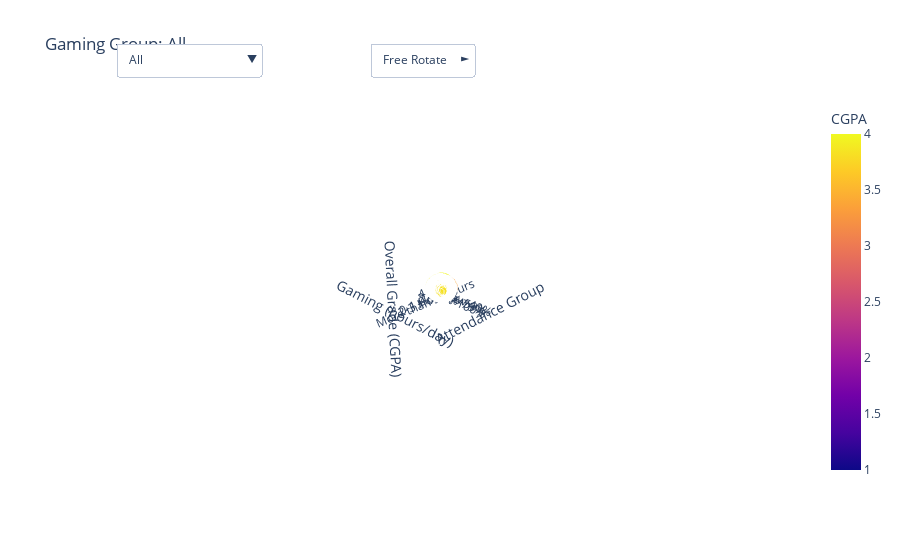

Notebook code for this chart:
### Markdown cell above
De bubble chart toont de relatie tussen gamegedrag (aantal uur per dag), aanwezigheidsgroep (Attendance Group) en de gemiddelde studieresultaten (Overall Grade, CGPA). Op de horizontale as zijn de studenten ingedeeld op basis van hun aanwezigheidscategorie (van “Below 40%” tot “80%-100%”). terwijl de verticale as het aantal uur gamen per dag toont (van “0–1 Hour” tot “More than 3 Hours”). De grootte van de cirkels geeft de groepsgrootte aan en de kleur geeft het gemiddelde studieresultaat weer, waarbij lichtere kleuren (richting geel) wijzen op hogere cijfers. Via de dropdown menu kan er ook worden gekekeken naar specifiek 0-1, 2-3 en meer dan 3 uur om de verschillen tussen gamegroepen in relatie tot aanwezigheid te onderzoeken.

Opvallend is dat studenten met 80–100% aanwezigheid gemiddeld het hoogst scoren, ongeacht gametijd. Binnen deze groep presteren studenten die 0–1 uur gamen het best, maar ook veelgamers doen het relatief goed. Bij lage aanwezigheid (onder 40%) dalen de cijfers, vooral bij intensief gamen. Lage aanwezigheid gecombineerd met veel gamen hangt duidelijk samen met slechtere prestaties.

De grafiek suggereert dat aanwezigheid een sterkere voorspeller is voor academisch succes dan het aantal uur gamen, al kan overmatig gamen bij lage aanwezigheid de prestaties verder onder druk zetten. Dit sluit aan bij bevindingen uit onderzoek van Trinh et al. (2015), waaruit bleek dat hoge schermtijd (inclusief gamen) samenhangt met lagere schoolprestaties en verminderde betrokkenheid bij school, vooral wanneer andere risicofactoren (zoals lage aanwezigheid) aanwezig zijn. Hun studie onderstreept dat schermtijd onafhankelijk van fysieke activiteit negatieve effecten kan hebben op academische uitkomsten, wat overeenkomt met het patroon in de bubble chart (Trinh et al., 2015).

De bijbehorende ìnteractieve 3D-scatterplot toont dezelfde relaties per student, met aanwezigheid (x), gametijd (y) en CGPA (z). Interactieve functies en filters maken het mogelijk om individuele verschillen binnen groepen gedetailleerd te verkennen.

### Code cell
%run InfoVisualisation7.ipynb

### Figure 1 — Plotly figure (JSON) as saved in the notebook; plotly's stock layout.template omitted (floating-point values rounded to 4 significant figures; data arrays with more than 128 entries replaced by an {"elided": "..."} marker saying what was removed)
{"data": [{"hoverinfo": "text", "marker": {"color": {"elided": "493 float values"}, "colorbar": {"title": {"text": "CGPA"}}, "colorscale": [[0, "#0d0887"], [0.1111, "#46039f"], [0.2222, "#7201a8"], [0.3333, "#9c179e"], [0.4444, "#bd3786"], [0.5556, "#d8576b"], [0.6667, "#ed7953"], [0.7778, "#fb9f3a"], [0.8889, "#fdca26"], [1, "#f0f921"]], "opacity": 0.8, "size": {"elided": "493 float values"}}, "mode": "markers", "name": "All", "text": {"elided": "493 str values"}, "type": "scatter3d", "visible": true, "x": {"elided": "493 int values"}, "y": {"elided": "493 int values"}, "z": {"elided": "493 float values"}}, {"hoverinfo": "text", "marker": {"color": {"elided": "302 float values"}, "colorbar": {"title": {"text": "CGPA"}}, "colorscale": [[0, "#0d0887"], [0.1111, "#46039f"], [0.2222, "#7201a8"], [0.3333, "#9c179e"], [0.4444, "#bd3786"], [0.5556, "#d8576b"], [0.6667, "#ed7953"], [0.7778, "#fb9f3a"], [0.8889, "#fdca26"], [1, "#f0f921"]], "opacity": 0.8, "size": {"elided": "302 float values"}}, "mode": "markers", "name": "More than 3 Hours", "text": {"elided": "302 str values"}, "type": "scatter3d", "visible": false, "x": {"elided": "302 int values"}, "y": {"elided": "302 int values"}, "z": {"elided": "302 float values"}}, {"hoverinfo": "text", "marker": {"color": {"elided": "141 float values"}, "colorbar": {"title": {"text": "CGPA"}}, "colorscale": [[0, "#0d0887"], [0.1111, "#46039f"], [0.2222, "#7201a8"], [0.3333, "#9c179e"], [0.4444, "#bd3786"], [0.5556, "#d8576b"], [0.6667, "#ed7953"], [0.7778, "#fb9f3a"], [0.8889, "#fdca26"], [1, "#f0f921"]], "opacity": 0.8, "size": {"elided": "141 float values"}}, "mode": "markers", "name": "2-3 Hours", "text": {"elided": "141 str values"}, "type": "scatter3d", "visible": false, "x": {"elided": "141 int values"}, "y": {"elided": "141 int values"}, "z": {"elided": "141 float values"}}, {"hoverinfo": "text", "marker": {"color": [3.35, 3.467, 1.8, 2.0, 2.5, 2.79, 3.0, 3.11, 3.39, 3.5, 3.5, 3.54, 3.65, 3.65, 3.78, 3.78, 3.8, 3.8, 3.84, 3.87, 3.88, 3.88, 3.88, 3.88, 3.88, 3.88, 3.93, 3.94, 3.94, 3.94, 3.94, 3.94, 3.94, 3.94, 3.94, 3.94, 3.94, 3.94, 3.94, 3.94, 3.95, 4.0, 3.33, 3.6, 3.8, 3.17, 3.5, 3.5, 3.78, 3.94], "colorbar": {"title": {"text": "CGPA"}}, "colorscale": [[0, "#0d0887"], [0.1111, "#46039f"], [0.2222, "#7201a8"], [0.3333, "#9c179e"], [0.4444, "#bd3786"], [0.5556, "#d8576b"], [0.6667, "#ed7953"], [0.7778, "#fb9f3a"], [0.8889, "#fdca26"], [1, "#f0f921"]], "opacity": 0.8, "size": [16.75, 17.34, 9.0, 10.0, 12.5, 13.95, 15.0, 15.55, 16.95, 17.5, 17.5, 17.7, 18.25, 18.25, 18.9, 18.9, 19.0, 19.0, 19.2, 19.35, 19.4, 19.4, 19.4, 19.4, 19.4, 19.4, 19.65, 19.7, 19.7, 19.7, 19.7, 19.7, 19.7, 19.7, 19.7, 19.7, 19.7, 19.7, 19.7, 19.7, 19.75, 20.0, 16.65, 18.0, 19.0, 15.85, 17.5, 17.5, 18.9, 19.7]}, "mode": "markers", "name": "0-1 Hour", "text": ["Attendance: 80%-100%<br>CGPA: 3.35", "Attendance: 80%-100%<br>CGPA: 3.47", "Attendance: 80%-100%<br>CGPA: 1.80", "Attendance: 60%-79%<br>CGPA: 2.00", "Attendance: 80%-100%<br>CGPA: 2.50", "Attendance: 60%-79%<br>CGPA: 2.79", "Attendance: 60%-79%<br>CGPA: 3.00", "Attendance: 80%-100%<br>CGPA: 3.11", "Attendance: 80%-100%<br>CGPA: 3.39", "Attendance: 80%-100%<br>CGPA: 3.50", "Attendance: 80%-100%<br>CGPA: 3.50", "Attendance: 80%-100%<br>CGPA: 3.54", "Attendance: 80%-100%<br>CGPA: 3.65", "Attendance: 80%-100%<br>CGPA: 3.65", "Attendance: 80%-100%<br>CGPA: 3.78", "Attendance: 80%-100%<br>CGPA: 3.78", "Attendance: 80%-100%<br>CGPA: 3.80", "Attendance: 80%-100%<br>CGPA: 3.80", "Attendance: 80%-100%<br>CGPA: 3.84", "Attendance: 80%-100%<br>CGPA: 3.87", "Attendance: 80%-100%<br>CGPA: 3.88", "Attendance: 80%-100%<br>CGPA: 3.88", "Attendance: 80%-100%<br>CGPA: 3.88", "Attendance: 80%-100%<br>CGPA: 3.88", "Attendance: 80%-100%<br>CGPA: 3.88", "Attendance: 80%-100%<br>CGPA: 3.88", "Attendance: 80%-100%<br>CGPA: 3.93", "Attendance: 80%-100%<br>CGPA: 3.94", "Attendance: 80%-100%<br>CGPA: 3.94", "Attendance: 80%-100%<br>CGPA: 3.94", "Attendance: 80%-100%<br>CGPA: 3.94", "Attendance: 80%-100%<br>CGPA: 3.94", "Attendance: 80%-100%<br>CGPA: 3.94", "Attendance: 80%-100%<br>CGPA: 3.94", "Attendance: 80%-100%<br>CGPA: 3.94", "Attendance: 80%-100%<br>CGPA: 3.94", "Attendance: 80%-100%<br>CGPA: 3.94", "Attendance: 80%-100%<br>CGPA: 3.94", "Attendance: 80%-100%<br>CGPA: 3.94", "Attendance: 80%-100%<br>CGPA: 3.94", "Attendance: 80%-100%<br>CGPA: 3.95", "Attendance: 80%-100%<br>CGPA: 4.00", "Attendance: 60%-79%<br>CGPA: 3.33", "Attendance: 80%-100%<br>CGPA: 3.60", "Attendance: 80%-100%<br>CGPA: 3.80", "Attendance: 80%-100%<br>CGPA: 3.17", "Attendance: 80%-100%<br>CGPA: 3.50", "Attendance: 80%-100%<br>CGPA: 3.50", "Attendance: 80%-100%<br>CGPA: 3.78", "Attendance: 80%-100%<br>CGPA: 3.94"], "type": "scatter3d", "visible": false, "x": [3, 3, 3, 2, 3, 2, 2, 3, 3, 3, 3, 3, 3, 3, 3, 3, 3, 3, 3, 3, 3, 3, 3, 3, 3, 3, 3, 3, 3, 3, 3, 3, 3, 3, 3, 3, 3, 3, 3, 3, 3, 3, 2, 3, 3, 3, 3, 3, 3, 3], "y": [2, 2, 2, 2, 2, 2, 2, 2, 2, 2, 2, 2, 2, 2, 2, 2, 2, 2, 2, 2, 2, 2, 2, 2, 2, 2, 2, 2, 2, 2, 2, 2, 2, 2, 2, 2, 2, 2, 2, 2, 2, 2, 2, 2, 2, 2, 2, 2, 2, 2], "z": [3.35, 3.467, 1.8, 2.0, 2.5, 2.79, 3.0, 3.11, 3.39, 3.5, 3.5, 3.54, 3.65, 3.65, 3.78, 3.78, 3.8, 3.8, 3.84, 3.87, 3.88, 3.88, 3.88, 3.88, 3.88, 3.88, 3.93, 3.94, 3.94, 3.94, 3.94, 3.94, 3.94, 3.94, 3.94, 3.94, 3.94, 3.94, 3.94, 3.94, 3.95, 4.0, 3.33, 3.6, 3.8, 3.17, 3.5, 3.5, 3.78, 3.94]}], "layout": {"autosize": true, "margin": {"t": 100}, "scene": {"aspectmode": "auto", "aspectratio": {"x": 1.145, "y": 0.7631, "z": 1.145}, "camera": {"center": {"x": 0, "y": 0, "z": 0}, "eye": {"x": 36.68, "y": 36.68, "z": 23.58}, "projection": {"type": "perspective"}, "up": {"x": 0, "y": 0, "z": 1}}, "xaxis": {"range": [-0.5, 3.5], "ticktext": ["Below 40%", "40%-59%", "60%-79%", "80%-100%"], "tickvals": [0, 1, 2, 3], "title": {"text": "Attendance Group"}, "type": "linear"}, "yaxis": {"range": [-0.5, 2.5], "ticktext": ["0-1 Hour", "2-3 Hours", "More than 3 Hours"], "tickvals": [0, 1, 2], "title": {"text": "Gaming (hours/day)"}, "type": "linear"}, "zaxis": {"range": [0, 4.5], "title": {"text": "Overall Grade (CGPA)"}, "type": "linear"}}, "title": {"text": "Gaming Group: All"}, "updatemenus": [{"buttons": [{"args": [{"visible": [true, false, false, false]}, {"title": "Gaming Group: All"}], "label": "All", "method": "update"}, {"args": [{"visible": [false, true, false, false]}, {"title": "Gaming Group: More than 3 Hours"}], "label": "More than 3 Hours", "method": "update"}, {"args": [{"visible": [false, false, true, false]}, {"title": "Gaming Group: 2-3 Hours"}], "label": "2-3 Hours", "method": "update"}, {"args": [{"visible": [false, false, false, true]}, {"title": "Gaming Group: 0-1 Hour"}], "label": "0-1 Hour", "method": "update"}], "direction": "down", "showactive": true, "x": 0.05, "xanchor": "left", "y": 1.15, "yanchor": "top"}, {"buttons": [{"args": [{"scene.dragmode": "orbit"}], "label": "Free Rotate", "method": "relayout"}, {"args": [{"scene.dragmode": "turntable"}], "label": "Turntable", "method": "relayout"}, {"args": [{"scene.dragmode": "zoom"}], "label": "Zoom Only", "method": "relayout"}, {"args": [{"scene.dragmode": false}], "label": "Static View", "method": "relayout"}], "direction": "right", "showactive": true, "x": 0.4, "xanchor": "left", "y": 1.15, "yanchor": "top"}]}}
